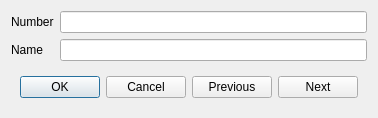
<?xml version="1.0" encoding="UTF-8"?>
<ui version="4.0">
 <class>AnalogAddressEditDialog</class>
 <widget class="QDialog" name="AnalogAddressEditDialog">
  <property name="geometry">
   <rect>
    <x>0</x>
    <y>0</y>
    <width>374</width>
    <height>118</height>
   </rect>
  </property>
  <property name="windowTitle">
   <string>Dialog</string>
  </property>
  <layout class="QVBoxLayout" name="verticalLayout">
   <item>
    <layout class="QFormLayout" name="formLayout">
     <item row="0" column="0">
      <widget class="QLabel" name="label">
       <property name="text">
        <string>Number</string>
       </property>
      </widget>
     </item>
     <item row="1" column="0">
      <widget class="QLabel" name="label_2">
       <property name="text">
        <string>Name</string>
       </property>
      </widget>
     </item>
     <item row="0" column="1">
      <widget class="QLineEdit" name="numberTxt">
       <property name="maxLength">
        <number>10</number>
       </property>
      </widget>
     </item>
     <item row="1" column="1">
      <widget class="QLineEdit" name="nameTxt">
       <property name="maxLength">
        <number>15</number>
       </property>
      </widget>
     </item>
    </layout>
   </item>
   <item>
    <widget class="QWidget" name="widget" native="true">
     <layout class="QHBoxLayout" name="horizontalLayout">
      <item>
       <widget class="QDialogButtonBox" name="buttonBox">
        <property name="orientation">
         <enum>Qt::Orientation::Horizontal</enum>
        </property>
        <property name="standardButtons">
         <set>QDialogButtonBox::StandardButton::Cancel|QDialogButtonBox::StandardButton::Ok</set>
        </property>
        <property name="centerButtons">
         <bool>true</bool>
        </property>
       </widget>
      </item>
      <item>
       <widget class="QPushButton" name="prevBtn">
        <property name="text">
         <string>Previous</string>
        </property>
       </widget>
      </item>
      <item>
       <widget class="QPushButton" name="nextBtn">
        <property name="text">
         <string>Next</string>
        </property>
       </widget>
      </item>
     </layout>
    </widget>
   </item>
  </layout>
 </widget>
 <resources/>
 <connections>
  <connection>
   <sender>buttonBox</sender>
   <signal>accepted()</signal>
   <receiver>AnalogAddressEditDialog</receiver>
   <slot>accept()</slot>
   <hints>
    <hint type="sourcelabel">
     <x>248</x>
     <y>254</y>
    </hint>
    <hint type="destinationlabel">
     <x>157</x>
     <y>274</y>
    </hint>
   </hints>
  </connection>
  <connection>
   <sender>buttonBox</sender>
   <signal>rejected()</signal>
   <receiver>AnalogAddressEditDialog</receiver>
   <slot>reject()</slot>
   <hints>
    <hint type="sourcelabel">
     <x>316</x>
     <y>260</y>
    </hint>
    <hint type="destinationlabel">
     <x>286</x>
     <y>274</y>
    </hint>
   </hints>
  </connection>
 </connections>
</ui>
